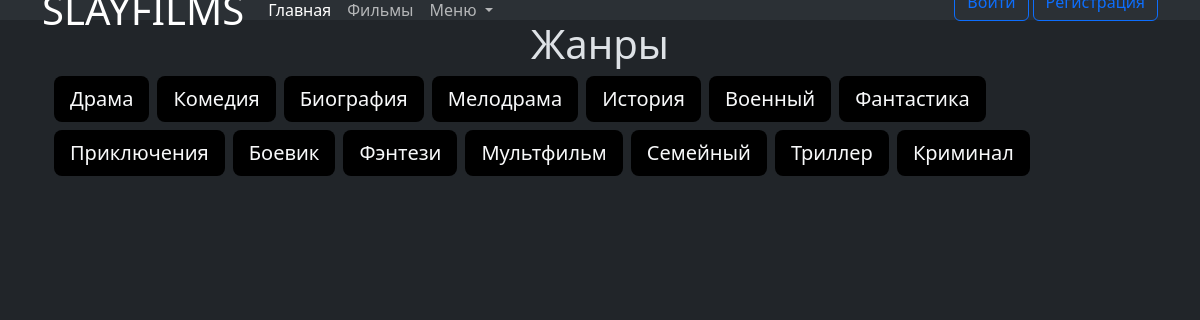
Screenshot of /genres_list/ with the database file from the repository.
### slayfilms/models.py (models this page shows, shortened)
class Genre(models.Model):
    name = models.CharField(max_length=255, unique=True)
    description = models.TextField(blank=True, null=True)

### slayfilms/views.py (the view)
# urls.py: path('genres_list/', genres_list, name='genres_list'),
def genres_list(request):
    genres = Genre.objects.all()
    return render(request, 'slayfilms/list/genres_list.html',{
        'genres': genres
    })

### slayfilms/templates/slayfilms/list/genres_list.html (shortened to what this page needs)
{% extends "core/base.html" %}
  {% block content %}
  <h1 class="text-center">Жанры</h1>
  <div class="container d-flex flex-wrap mw-700px mx-auto gap-2">
    {% for genre in genres %}
    <a href=""
    class="px-3 py-2 fs-5 text-decoration-none bg-black rounded-3 text-light
    disable-tap-select hover hover-scale-4">
        {{genre.name|title}}
    </a>
    {% endfor %}
  </div>
  {% endblock %}

### rows the page displays
Genre: name "Драма"
Genre: name "Комедия"
Genre: name "Биография"
Genre: name "Мелодрама"
Genre: name "История"
Genre: name "Военный"
Genre: name "Фантастика"
Genre: name "Приключения"
Genre: name "Боевик"
Genre: name "Фэнтези"
Genre: name "Мультфильм"
Genre: name "Семейный"
Genre: name "Триллер"
Genre: name "Криминал"
